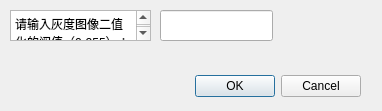
<?xml version="1.0" encoding="UTF-8"?>
<ui version="4.0">
 <class>thresholdInput</class>
 <widget class="QDialog" name="thresholdInput">
  <property name="geometry">
   <rect>
    <x>0</x>
    <y>0</y>
    <width>382</width>
    <height>111</height>
   </rect>
  </property>
  <property name="windowTitle">
   <string>Dialog</string>
  </property>
  <widget class="QDialogButtonBox" name="buttonBox">
   <property name="geometry">
    <rect>
     <x>20</x>
     <y>70</y>
     <width>341</width>
     <height>32</height>
    </rect>
   </property>
   <property name="orientation">
    <enum>Qt::Horizontal</enum>
   </property>
   <property name="standardButtons">
    <set>QDialogButtonBox::Cancel|QDialogButtonBox::Ok</set>
   </property>
  </widget>
  <widget class="QTextEdit" name="textEdit">
   <property name="geometry">
    <rect>
     <x>10</x>
     <y>10</y>
     <width>141</width>
     <height>31</height>
    </rect>
   </property>
   <property name="html">
    <string>&lt;!DOCTYPE HTML PUBLIC &quot;-//W3C//DTD HTML 4.0//EN&quot; &quot;http://www.w3.org/TR/REC-html40/strict.dtd&quot;&gt;
&lt;html&gt;&lt;head&gt;&lt;meta name=&quot;qrichtext&quot; content=&quot;1&quot; /&gt;&lt;style type=&quot;text/css&quot;&gt;
p, li { white-space: pre-wrap; }
&lt;/style&gt;&lt;/head&gt;&lt;body style=&quot; font-family:'SimSun'; font-size:9pt; font-weight:400; font-style:normal;&quot;&gt;
&lt;p style=&quot; margin-top:0px; margin-bottom:0px; margin-left:0px; margin-right:0px; -qt-block-indent:0; text-indent:0px;&quot;&gt;请输入灰度图像二值化的阙值（0-255）：&lt;/p&gt;&lt;/body&gt;&lt;/html&gt;</string>
   </property>
  </widget>
  <widget class="QLineEdit" name="lineEdit">
   <property name="geometry">
    <rect>
     <x>160</x>
     <y>10</y>
     <width>113</width>
     <height>31</height>
    </rect>
   </property>
  </widget>
 </widget>
 <resources/>
 <connections>
  <connection>
   <sender>buttonBox</sender>
   <signal>accepted()</signal>
   <receiver>thresholdInput</receiver>
   <slot>accept()</slot>
   <hints>
    <hint type="sourcelabel">
     <x>248</x>
     <y>254</y>
    </hint>
    <hint type="destinationlabel">
     <x>157</x>
     <y>274</y>
    </hint>
   </hints>
  </connection>
  <connection>
   <sender>buttonBox</sender>
   <signal>rejected()</signal>
   <receiver>thresholdInput</receiver>
   <slot>reject()</slot>
   <hints>
    <hint type="sourcelabel">
     <x>316</x>
     <y>260</y>
    </hint>
    <hint type="destinationlabel">
     <x>286</x>
     <y>274</y>
    </hint>
   </hints>
  </connection>
 </connections>
</ui>
